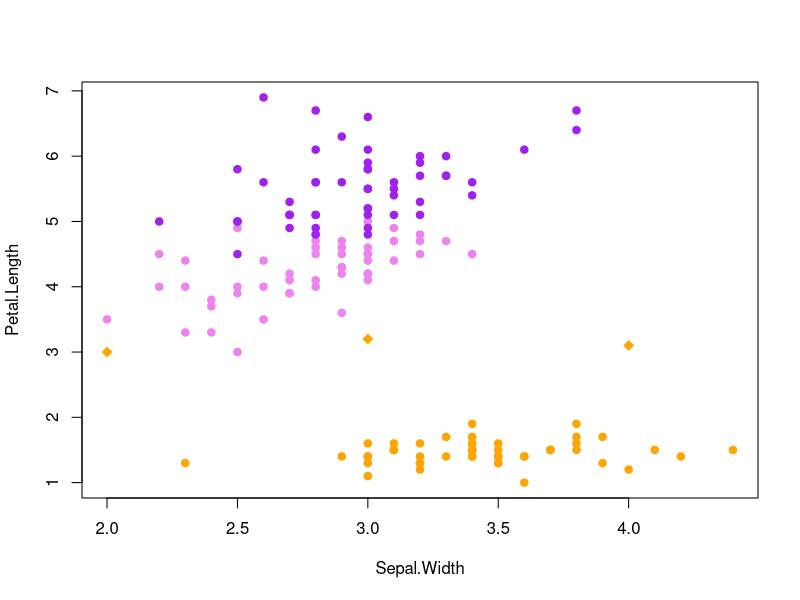

R code for this plot:
distance = function(x, y){
  sqrt(sum((u-v)^2))
}

dist_sort = function(dat, point, dist_funct = distance){
  n = dim(x1)[1]
  m = dim(x1)[2] - 1
  
  distances = matrix(NA, 1, 2)
  
  for(i in 1:n){
    distances [i, ] = c(i, dist_func())
  }
}

colors <- c("setosa" = "orange", 
            "versitcolor" = "violet", 
            "virginica" = "purple")


plot(iris[, 2:3], 
     pch = 21, 
     bg = colors[iris$Species], 
     col = colors[iris$Species])


points(iris[, 2], 
       pch = 23, 
       bg = colors[iris$Species], 
       col = colors[iris$Species])
